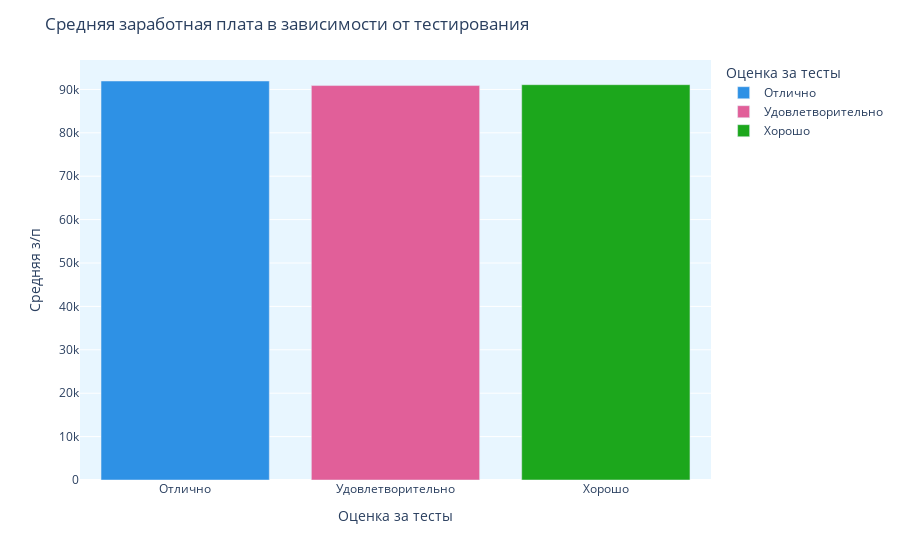

The notebook cell this image was saved under:
### Code cell
fig = px.bar(dfm, x=dfm.index, y=dfm.Зарплата, color=dfm.index ,color_discrete_sequence=px.colors.qualitative.Dark24)

fig.update_layout(title="Средняя заработная плата в зависимости от тестирования",
                  xaxis_title="Оценка за тесты",
                  yaxis_title="Средняя з/п",
                  legend_title_text='Оценка за тесты',
                  plot_bgcolor='rgb(232, 246, 255)')
fig.show()

### Figure 1 — Plotly figure (JSON) as saved in the notebook; plotly's stock layout.template omitted (floating-point values rounded to 4 significant figures)
{"data": [{"alignmentgroup": "True", "hovertemplate": "Группа=%{x}<br>Зарплата=%{y}<extra></extra>", "legendgroup": "Отлично", "marker": {"color": "#2E91E5", "pattern": {"shape": ""}}, "name": "Отлично", "offsetgroup": "Отлично", "orientation": "v", "showlegend": true, "textposition": "auto", "type": "bar", "x": ["Отлично"], "xaxis": "x", "y": [91940.0], "yaxis": "y"}, {"alignmentgroup": "True", "hovertemplate": "Группа=%{x}<br>Зарплата=%{y}<extra></extra>", "legendgroup": "Удовлетворительно", "marker": {"color": "#E15F99", "pattern": {"shape": ""}}, "name": "Удовлетворительно", "offsetgroup": "Удовлетворительно", "orientation": "v", "showlegend": true, "textposition": "auto", "type": "bar", "x": ["Удовлетворительно"], "xaxis": "x", "y": [90890.0], "yaxis": "y"}, {"alignmentgroup": "True", "hovertemplate": "Группа=%{x}<br>Зарплата=%{y}<extra></extra>", "legendgroup": "Хорошо", "marker": {"color": "#1CA71C", "pattern": {"shape": ""}}, "name": "Хорошо", "offsetgroup": "Хорошо", "orientation": "v", "showlegend": true, "textposition": "auto", "type": "bar", "x": ["Хорошо"], "xaxis": "x", "y": [91090.0], "yaxis": "y"}], "layout": {"barmode": "relative", "legend": {"title": {"text": "Оценка за тесты"}, "tracegroupgap": 0}, "margin": {"t": 60}, "plot_bgcolor": "rgb(232, 246, 255)", "title": {"text": "Средняя заработная плата в зависимости от тестирования"}, "xaxis": {"anchor": "y", "categoryarray": ["Отлично", "Удовлетворительно", "Хорошо"], "categoryorder": "array", "domain": [0, 1], "title": {"text": "Оценка за тесты"}}, "yaxis": {"anchor": "x", "domain": [0, 1], "title": {"text": "Средняя з/п"}}}}
